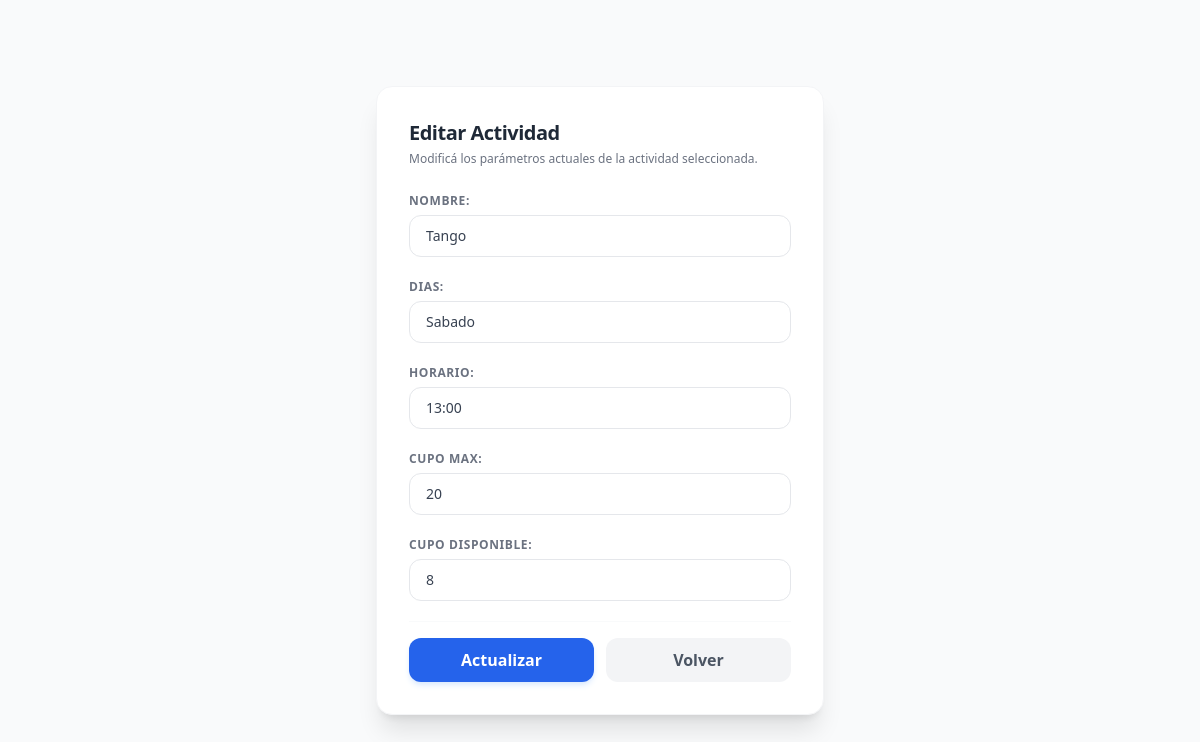
The page /actividades/2/editar/ on the database its author committed.
### apps/actividades/models.py (models this page shows, shortened)
class Actividad(models.Model):
    nombre = models.CharField(max_length=100)
    dias = models.CharField(max_length=40)
    horario = models.CharField(max_length=20)
    cupo_max = models.IntegerField()
    cupo_disponible = models.IntegerField()

### apps/actividades/views.py (the view)
# urls.py: path('<int:pk>/editar/', ActividadUpdateView.as_view(), name='update'),
class ActividadUpdateView(UpdateView):
    model = Actividad
    fields = '__all__'
    template_name = 'actividades/update.html'
    success_url = reverse_lazy('actividades:list')

### templates/actividades/update.html (shortened to what this page needs)
<!DOCTYPE html>
<html lang="es">
<head>
    <script src="https://cdn.tailwindcss.com"></script>
</head>
<body class="bg-gray-50 p-6 flex items-center justify-center min-h-screen">
    <div class="bg-white p-8 rounded-2xl shadow-xl border border-gray-100 max-w-md w-full backdrop-blur-sm">
        <header class="mb-6">
            <h1 class="text-xl font-bold text-gray-800 tracking-tight">Editar Actividad</h1>
            <p class="text-xs text-gray-500 mt-1">Modificá los parámetros actuales de la actividad seleccionada.</p>
        </header>
        <form method="POST" class="space-y-4">
            <div class="text-sm">
                {{ form.as_p }}
            </div>
            <div class="pt-4 flex gap-3 border-t border-gray-50">
                <button type="submit" class="w-full bg-blue-600 hover:bg-blue-700 text-white font-semibold py-2.5 rounded-xl shadow-md shadow-blue-100 transition-all duration-150 transform active:scale-95 focus:outline-none">
                    Actualizar
                </button>
                <a href="{% url 'actividades:list' %}" class="w-full bg-gray-100 hover:bg-gray-200 text-gray-600 font-semibold py-2.5 rounded-xl text-center transition-all duration-150 transform active:scale-95 block">
                    Volver
                </a>
            </div>
        </form>
    </div>
</body>
</html>

### rows shown on the page
Actividad: nombre "Tango", dias "Sabado", horario "13:00", cupo_max "20", cupo_disponible "8"
